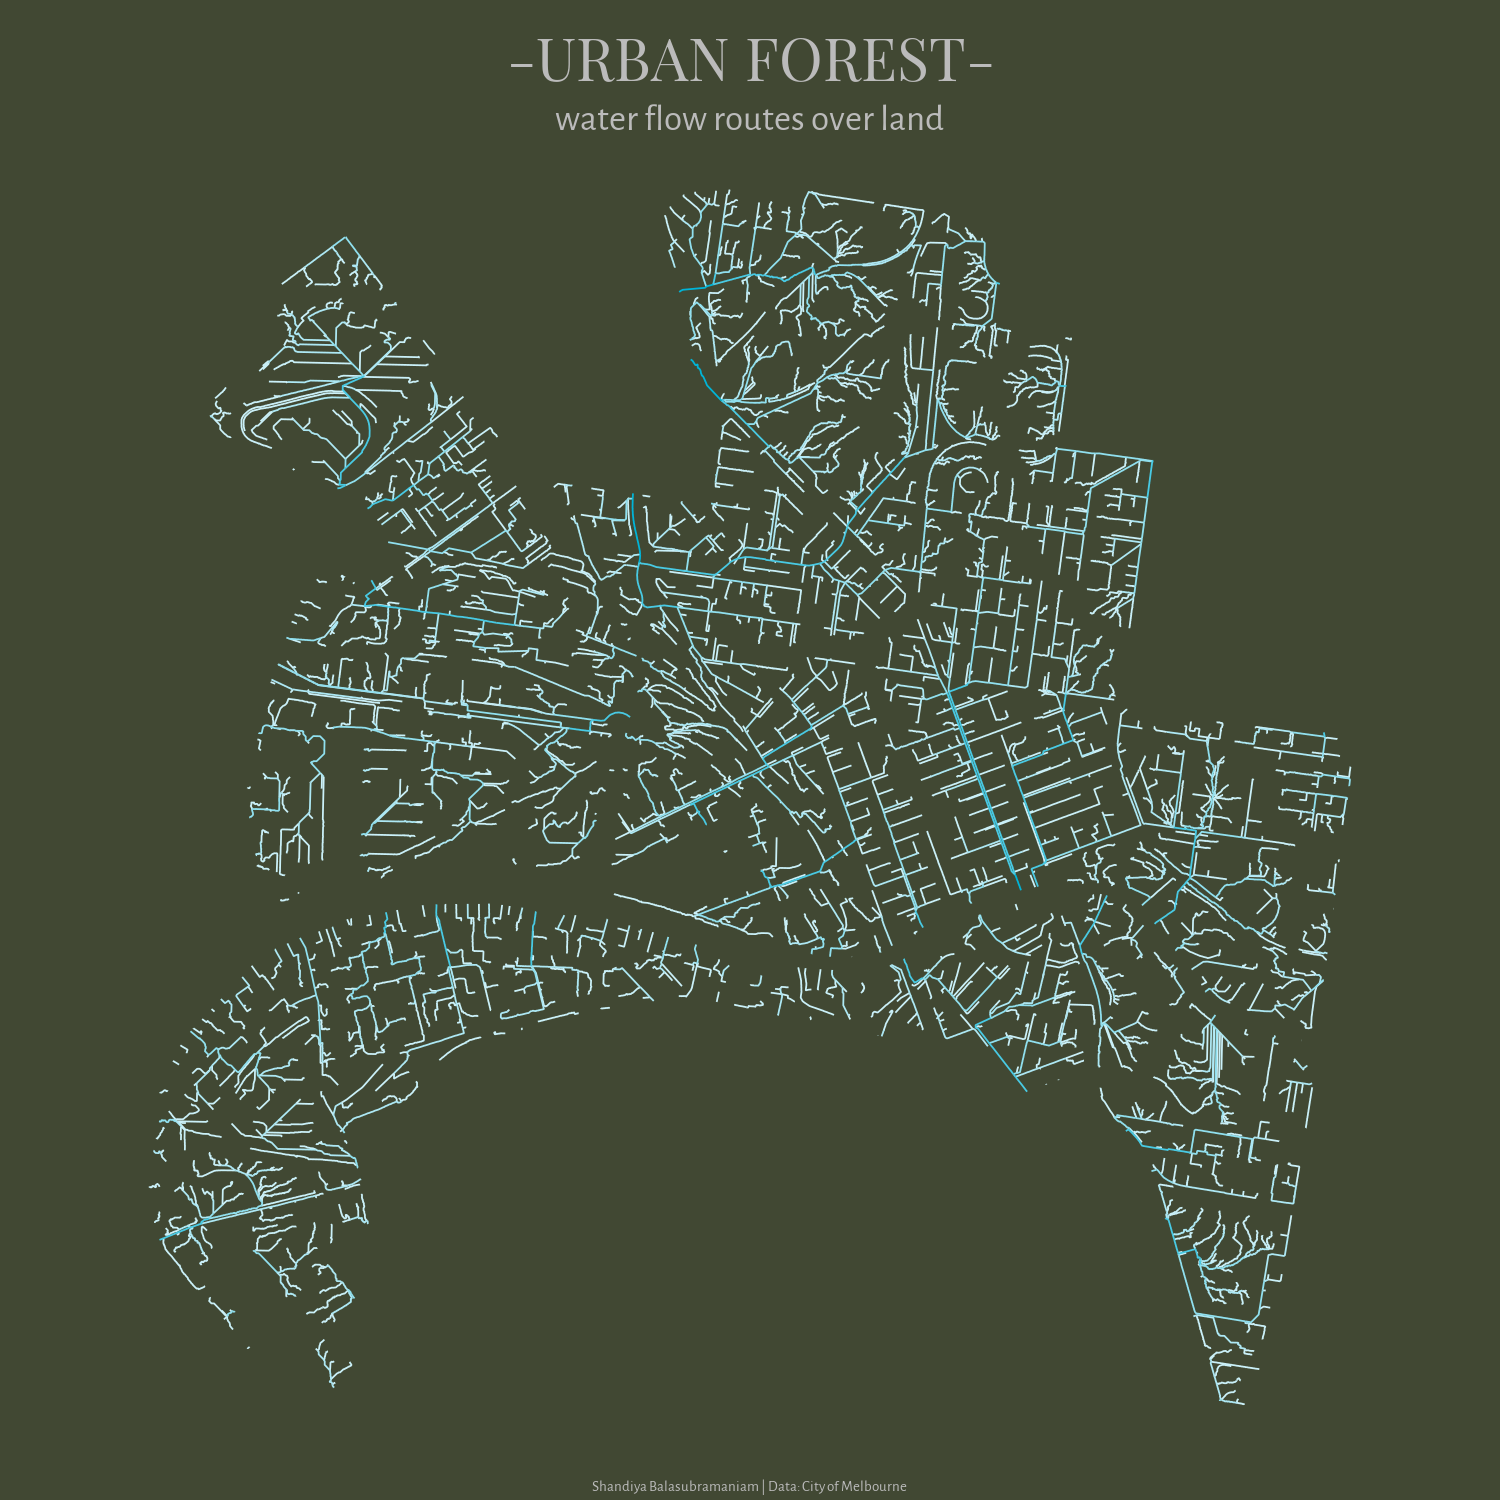

Reproduce this figure in R.

# 30DayMapChallenge Day 16: Urban - Water flow
# Shandiya Balasubramaniam
# 16 November 2021

library(here)
library(sf)
library(RSocrata)
library(ggplot2)
library(showtext)
library(forcats)

# data

wf <- st_read(here("data", 
                   "water_flow", 
                   "geo_export_38c13833-c78a-4b7d-ba6a-af2f235fff72.shp"))

# plot

title <- "-URBAN FOREST-"
subtitle <- "water flow routes over land"
caption <- "Shandiya Balasubramaniam | Data: City of Melbourne"

font_add_google("Alegreya Sans", "aleg_sans")
font_add_google("Playfair Display", "playfair")
showtext_auto()   

my_pal <- c("#caf0f8", "#ade8f4", "#90e0ef", "#48cae4", "#00b4d8")

p <- ggplot() +
  geom_sf(data = wf, aes(colour = as_factor(grid_code)), size = 0.2) +
  scale_color_manual(values = my_pal) +
  coord_sf() +
  labs(title = title, subtitle = subtitle, caption = caption) +
  theme_void() +
  theme(legend.position = "none",
        plot.background = element_rect(colour = "#414833", 
                                       fill = "#414833"),
        panel.background = element_rect(colour = "#414833", 
                                        fill = "#414833"),
        plot.title = element_text(family = "playfair", 
                                  colour = "#bbbbbb",
                                  hjust = 0.5,
                                  size = rel(4),
                                  vjust = -0.5),
        plot.subtitle = element_text(family = "aleg_sans", 
                                     colour = "#bbbbbb",
                                     hjust = 0.5,
                                     size = rel(2.5), 
                                     vjust = -0.2), 
        plot.caption = element_text(family = "aleg_sans", 
                                    colour = "#bbbbbb",
                                    hjust = 0.5,
                                    size = rel(1),
                                    vjust = 3))


ggsave(here("submissions", "16_urban", "16_urban.png"), 
       p, dpi = 300, type = "cairo", width = 5, height = 5, units = "in")
